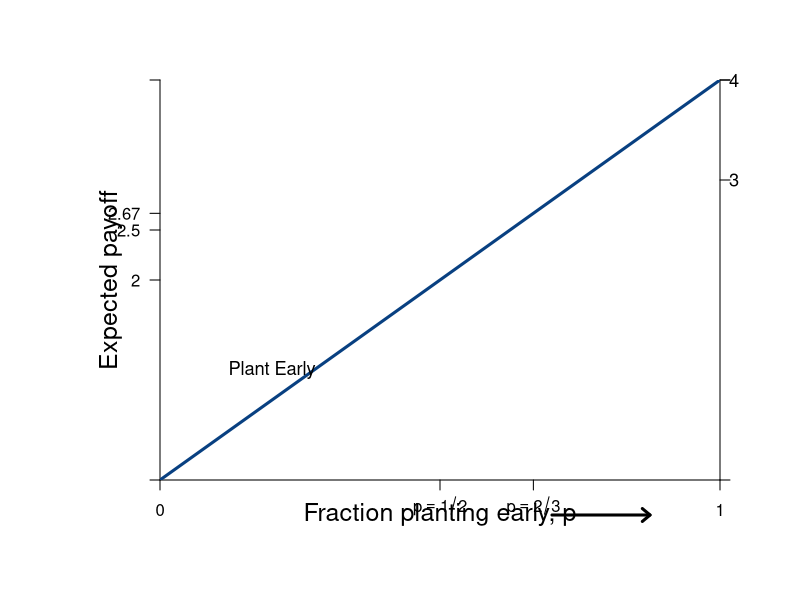

Generate this figure with R:
#Graph Designer: Simon Halliday & Madeleine Wettach '20
#Authors: Bowles, Foley and Halliday
#Title: Coordination, Conflict and Competition: A Text in Microeconomics
library(shape)
pdf(file = "risk/step_by_step_graphs_4/palanpur_risk_dom_step3.pdf", width = 10, height = 8)

#Set parameters for graphics
axislabelsize <- 1.5
labelsize <- 1.1
graphlinewidth <- 3
segmentlinewidth <- 2

COL <- c("#7fc97f", "#beaed4", "#fdc086", "#ffff99", "#386cb0", "#f0027f", "#bf5b17", "#666666")
COLA <- c("#e0f3db", "#99d8c9","#66c2a4","#41ae76", "#238b45", "#005824")
COLB <- c("#4eb3d3", "#2b8cbe", "#0868ac","#084081")

#Edited the margins to cater for the larger LHS labels
par(mar =  c(6, 8, 4, 4))

#proportion of wealth functions

expected_late <- function(x){
  20 + 0.25*x
}

expected_early <- function(x){
  x
}


#Add limits on axes and levels of utility for each function 
ylims <- c(0, 40)
xlims <- c(0, 40)

npts <- 501 
x <- seq(xlims[1], xlims[2], length.out = npts)
y <- seq(ylims[1], ylims[2], length.out = npts) 

plot(0, 0, xlim = xlims, ylim = ylims, type = "n",
     xlab = expression(paste("")),
     ylab = expression(paste("")), 
     xaxt = "n", 
     yaxt = "n", 
     cex.lab = axislabelsize, 
     bty = "n", 
     xaxs="i", 
     yaxs="i"
)

#x and y limits with plain axes without ticks/numbers to match previous graph; y axes on both sides

ticksx <- c(0, 20, 26.67, 40)
xlabels <- c(0, expression(paste(p == 1/2)),expression(paste(p == 2/3)), 1)
ticksy <- c(ylims[1], 20, expected_late(20), expected_late(26.67), ylims[2])
ylabels <- c(NA, 2, 2.5, 2.67, NA)
ticksy2 <- c(ylims[1], 30, 40, ylims[2])
ylabels2 <- seq(from = 0, to = ylims[2], by = 10)


axis(1, at = ticksx,  pos = 0, labels = xlabels)
axis(2, at = ticksy,  pos = 0, labels = ylabels, las = 1)
axis(4, at = ticksy2, pos = xlims[2], labels = FALSE,las=1)


npts <- 503 
xx1 <- seq(xlims[1], xlims[2], length.out = npts)
xx2 <- seq(0, xlims[2], length.out = npts)
xx3 <- seq(xlims[1], 0, length.out = npts)
xx4 <- seq(-11, 0, length.out = npts)

#Axis labels and draw linear utility functions
text(xlims[2]*0.5, -3.5, expression(paste("Fraction planting early, p")), xpd = TRUE, cex = axislabelsize)
text(-3.5, 0.5*ylims[2], expression(paste("Expected payoff")), xpd = TRUE, cex = axislabelsize, srt = 90) 


text(41, ylims[2], expression(paste(4)), xpd = TRUE, cex = labelsize) 
text(41, 0.75*ylims[2], expression(paste(3)), xpd = TRUE, cex = labelsize) 

lines(xx1, expected_early(xx1), col = COLB[4], lwd = graphlinewidth)
##lines(xx1, expected_late(xx1), col = COLA[5], lwd = graphlinewidth)

#Label points on line

##text(20 - 0.5, expected_late(20) - 1.2, expression(paste("f")), cex = labelsize)
##segments(20, 0, 20, expected_late(20), lty = 2, col = "gray", lwd = segmentlinewidth)
##segments(0, expected_late(20), 20, expected_late(20), lty = 2, col = "gray", lwd = segmentlinewidth)
##points(20, expected_late(20), pch = 16, col = "black", cex = 1.5)

##text(26.67 + 0.7, expected_early(26.67) - 0.7, expression(paste("g")), cex = labelsize)
##segments(26.67, expected_early(26.67), 0, expected_early(26.67), lty = 2, col = "gray", lwd = segmentlinewidth)
##segments(26.67, 0, expected_early(26.67), 26.67, lty = 2, col = "gray", lwd = segmentlinewidth)
##points(26.67, expected_early(26.67), pch = 16, col = "black", cex = 1.5)

# text(33 + 0.7, 7 + 0.7, expression(paste("h")), cex = labelsize)
# segments(33, 7, 0, 7, lty = 2, col = "gray", lwd = segmentlinewidth)
# points(33, 7, pch = 16, col = "black", cex = 1.5)


#Label relevant points on axes
##text(8, 23.5, expression(paste("Plant Late")), xpd = TRUE, cex = labelsize)
text(8, 11, expression(paste("Plant Early")),  xpd = TRUE, cex = labelsize)

#Axis arrow
arrows(28, -3.5, 35, -3.5, xpd = TRUE, length=0.1,angle=40,lwd=3)

#Risk Dominant Strategy
##text(17, 36.5, expression(paste("Strategy with higher")), xpd = TRUE, cex = labelsize)
##text(17, 35, expression(paste("expected payoff at ", p == 1/2)), xpd = TRUE, cex = labelsize)
##text(17, 33.5, expression(paste("is risk-dominant")), xpd = TRUE, cex = labelsize)
##Arrows(20, 32.5, 20, expected_late(20) + 1.5, col = "black", lty = 1, lwd = 2, code = 2, arr.type = "triangle", arr.lwd = 0.5)

#Equal expected payoffs
##text(29, 35, expression(paste("Equal expected")), xpd = TRUE, cex = labelsize)
##text(29, 33.5, expression(paste("payoffs at ", p == 2/3)), xpd = TRUE, cex = labelsize)
##Arrows(26.67, 32.5, 26.67, expected_late(26.67) + 1.5, col = "black", lty = 1, lwd = 2, code = 2, arr.type = "triangle", arr.lwd = 0.5)


dev.off()
